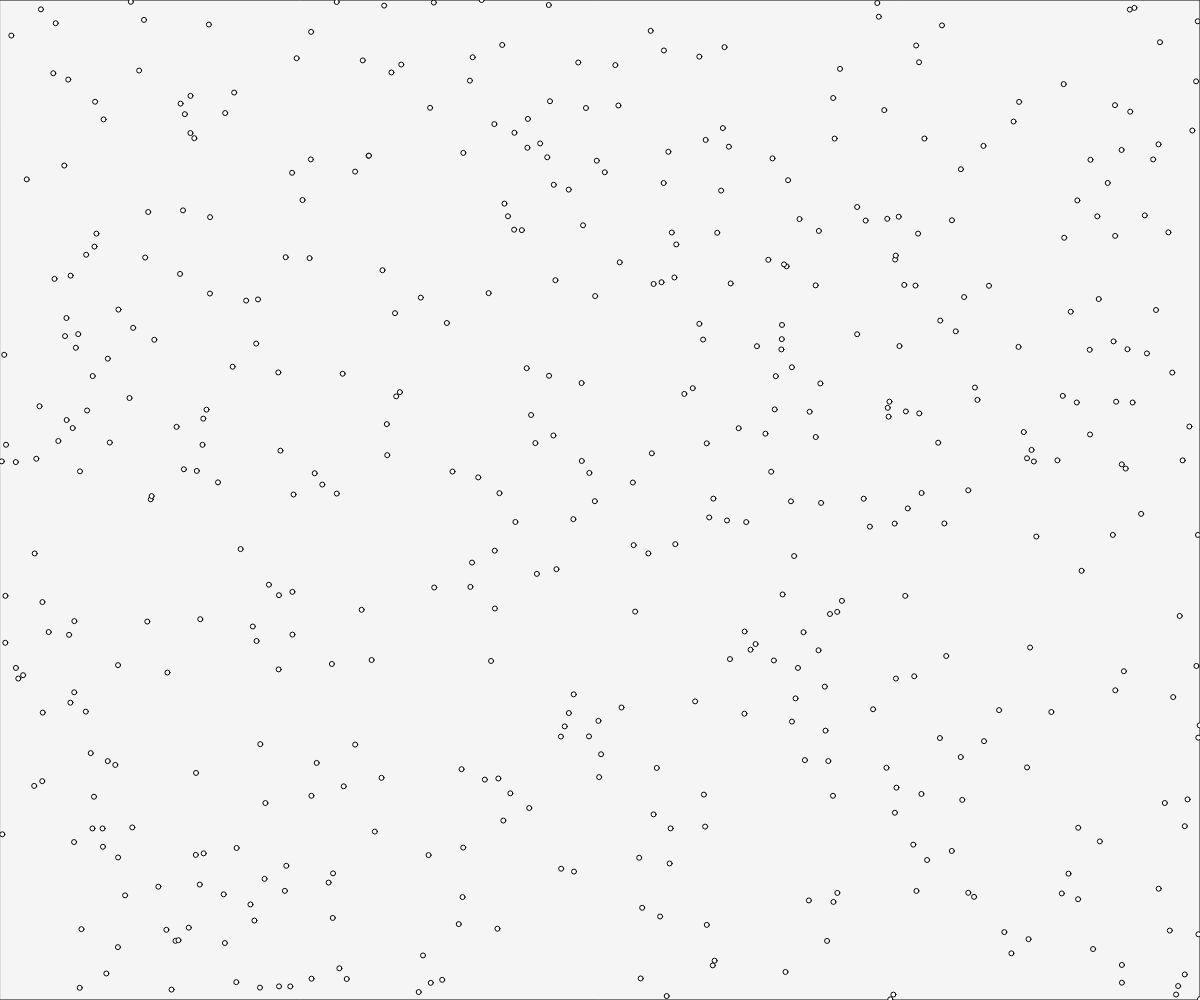
Frame 1 (no input)
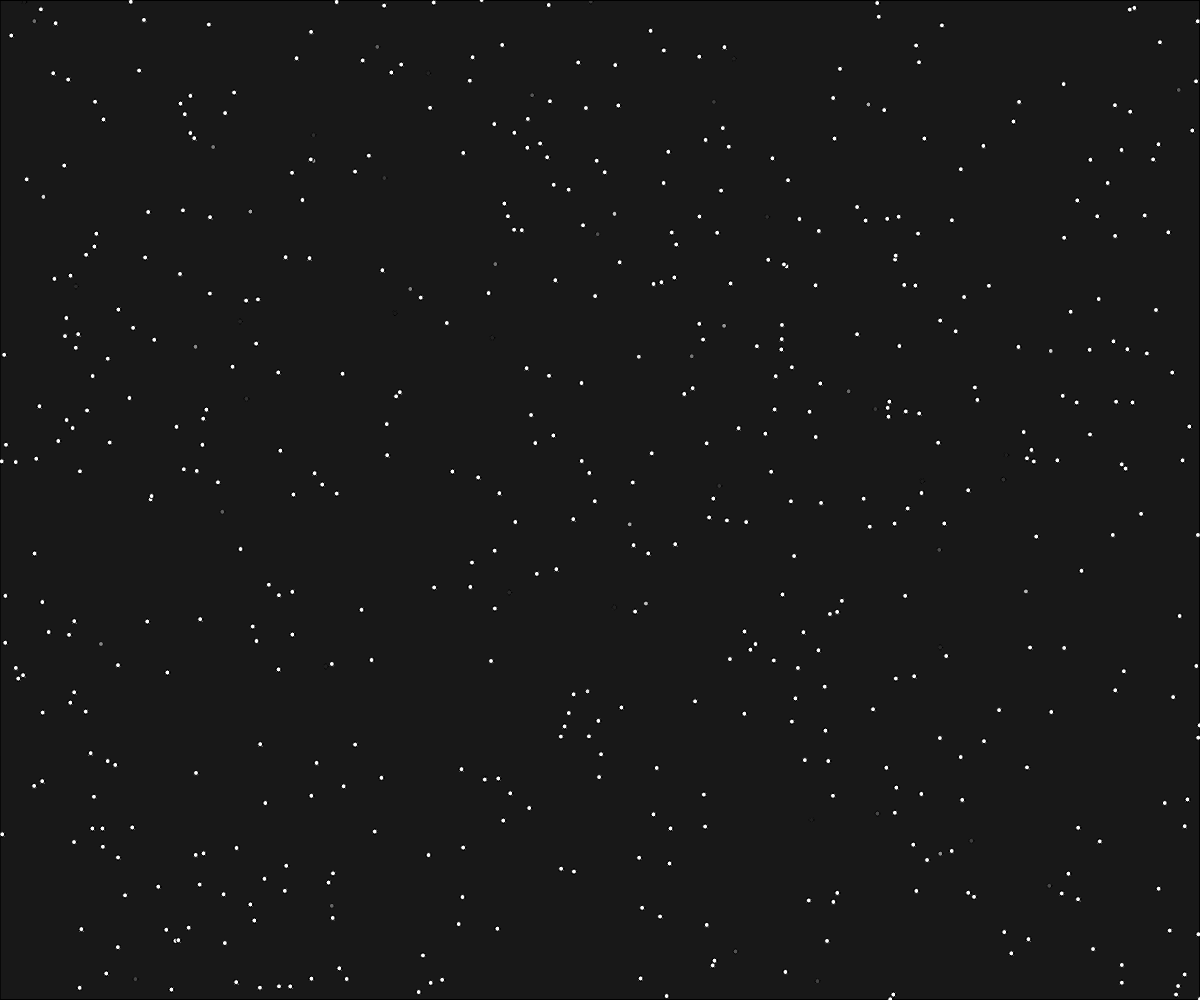
Frame 60 (no input)
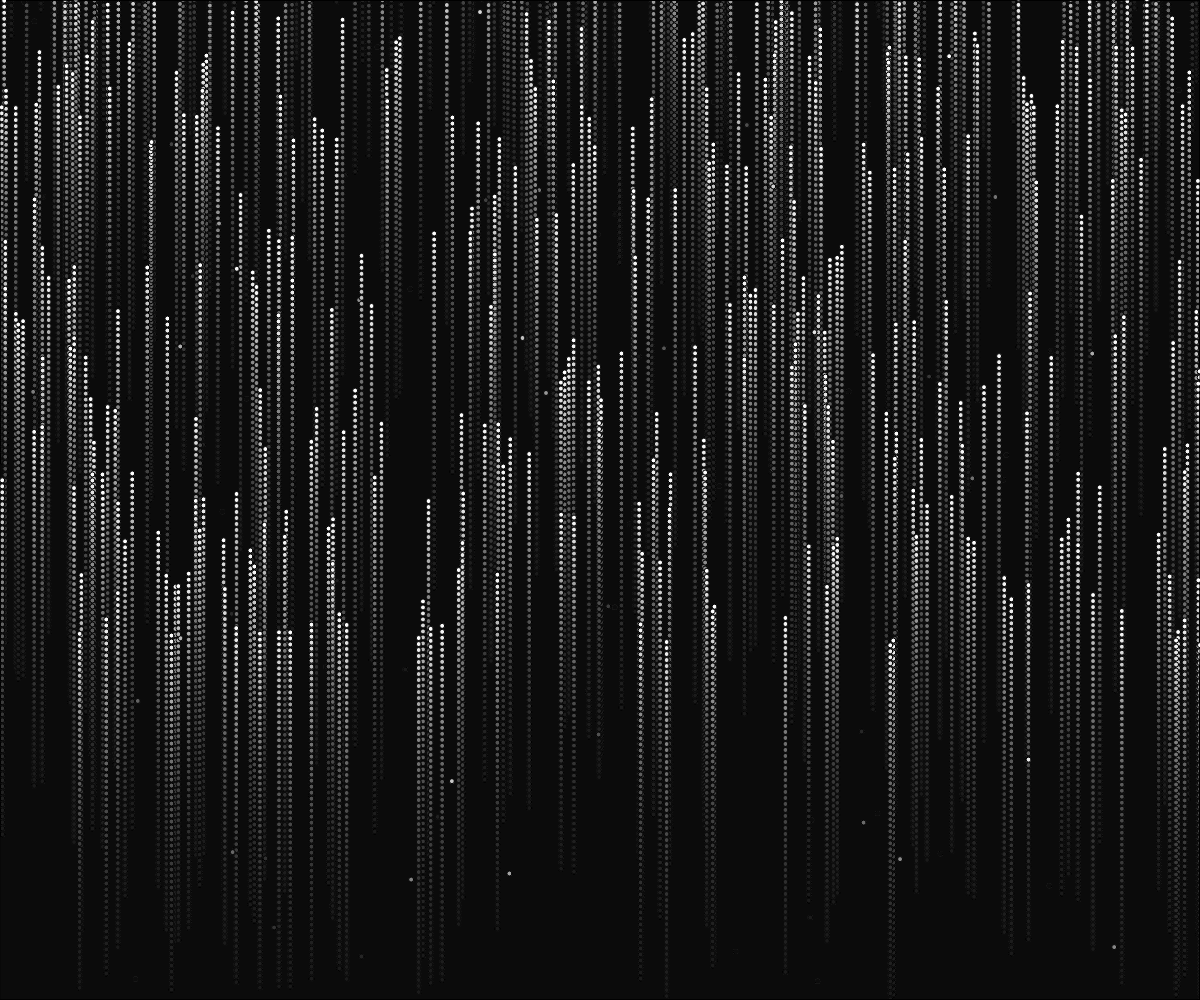
Frame 120 (the mouse pressed at the canvas centre since frame 60)

The p5.js sketch that drew these frames (run headless with seeded random() and noise() and a simulated clock; from frame 60 on, the mouse is pressed at the canvas centre):

// p5.js sketch
// ── sketch.js
var a;
var b;
var x;
var y;
var stars1 = [];
var stars2 = [];

function setup() {
  createCanvas(windowWidth,windowHeight);
  for (var i = 0; i < windowWidth; i++) {
    stars1.push(random(width));
    stars2.push(random(height));
  }
  easing = .025;
	x = width/2;
	y = height/2;
}

function draw() {
  console.log("X: " + mouseX, "Y:" + mouseY);
  var a = random(windowWidth);
  var b = random(0,windowHeight);

  fill(0,0,0,10);
  rect(0,0,windowWidth,windowHeight);
  
  
  fill(255);
  ellipse(a,b,5,5);
  
  fill(255);
    for (var i = 0; i < 500; i++) {
    ellipse(stars1[i],stars2[i],5,5);
    if (mouseX < width/2) {
      stars1[i] = stars1[i] - (mouseX*0.01);
    }
    if (mouseX > width/2) {
      stars1[i] = stars1[i] - (mouseX*0.01);
    }
    if (mouseX < height/2) {
      stars1[i] = stars1[i] - (mouseX*0.01);
    }
    if (mouseX > height/2) {
      stars2[i] = stars2[i] - (mouseX*0.01);
    }
  } 

}


// ── gff.js
var x;
var y;
var easing;

function setup() {
	createCanvas(windowWidth, windowHeight);
	background(255);
	easing = .025;
	x = width/2;
	y = height/2;
}

function draw() {
	background(255);
	var eX = (mouseX - x) * easing;
	var eY = (mouseY - y) * easing;

	x = x + eX;
	y = y + eY;
	ellipse(x, y, 20, 20);	

}
